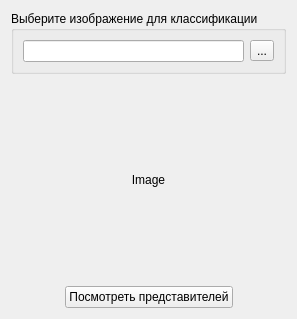
      <widget class="QWidget" name="tab_usage">
       <attribute name="title">
        <string>Использование</string>
       </attribute>
       <layout class="QVBoxLayout" name="verticalLayout_11">
        <item>
         <widget class="QGroupBox" name="groupBox_3">
          <property name="sizePolicy">
           <sizepolicy hsizetype="Preferred" vsizetype="Maximum">
            <horstretch>0</horstretch>
            <verstretch>0</verstretch>
           </sizepolicy>
          </property>
          <property name="title">
           <string>Выберите изображение для классификации</string>
          </property>
          <layout class="QHBoxLayout" name="horizontalLayout_15">
           <item>
            <widget class="QLineEdit" name="t6_le_openImg"/>
           </item>
           <item>
            <widget class="QToolButton" name="t6_btn_openImg">
             <property name="text">
              <string>...</string>
             </property>
            </widget>
           </item>
          </layout>
         </widget>
        </item>
        <item>
         <widget class="QLabel" name="t6_lbl_img">
          <property name="sizePolicy">
           <sizepolicy hsizetype="Preferred" vsizetype="Minimum">
            <horstretch>0</horstretch>
            <verstretch>0</verstretch>
           </sizepolicy>
          </property>
          <property name="minimumSize">
           <size>
            <width>200</width>
            <height>200</height>
           </size>
          </property>
          <property name="text">
           <string>Image</string>
          </property>
          <property name="alignment">
           <set>Qt::AlignCenter</set>
          </property>
         </widget>
        </item>
        <item>
         <layout class="QVBoxLayout" name="t6_lytH_results"/>
        </item>
        <item>
         <layout class="QHBoxLayout" name="horizontalLayout_16">
          <item>
           <spacer name="horizontalSpacer_10">
            <property name="orientation">
             <enum>Qt::Horizontal</enum>
            </property>
            <property name="sizeHint" stdset="0">
             <size>
              <width>40</width>
              <height>20</height>
             </size>
            </property>
           </spacer>
          </item>
          <item>
           <widget class="QPushButton" name="t6_btn_sameItems">
            <property name="text">
             <string>Посмотреть представителей</string>
            </property>
           </widget>
          </item>
          <item>
           <spacer name="horizontalSpacer_11">
            <property name="orientation">
             <enum>Qt::Horizontal</enum>
            </property>
            <property name="sizeHint" stdset="0">
             <size>
              <width>40</width>
              <height>20</height>
             </size>
            </property>
           </spacer>
          </item>
         </layout>
        </item>
       </layout>
      </widget>
